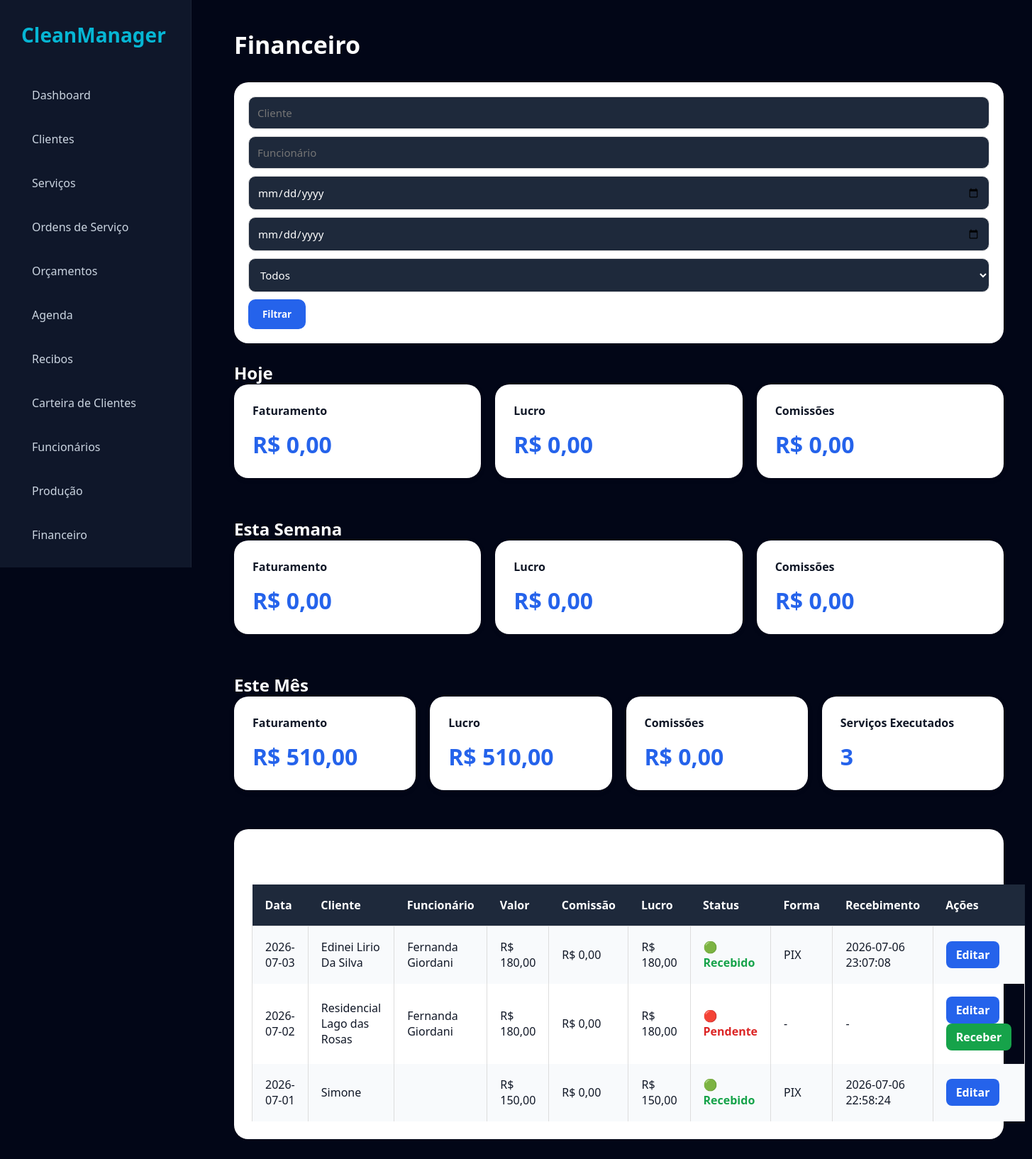
The app's page /admin/financeiro.php with its own data.
### tables this page shows
CREATE TABLE historico_servicos (

id INTEGER PRIMARY KEY AUTOINCREMENT,

orcamento_id INTEGER,

cliente TEXT,

telefone TEXT,

endereco TEXT,

servico TEXT,

descricao TEXT,

valor REAL,

data_execucao TEXT,

status_pagamento TEXT

, recibo_gerado TEXT, funcionario_id INTEGER, funcionario_nome TEXT, comissao REAL DEFAULT 0, observacoes TEXT, foto_antes TEXT, foto_depois TEXT, assinatura_cliente TEXT, checklist TEXT, data_finalizacao TEXT, lucro REAL DEFAULT 0, forma_pagamento TEXT, data_recebimento TEXT);

### admin/financeiro.php (the view, shortened to what this page needs)
<?php
include '../config/conexao.php';
$cliente      = $_GET['cliente'] ?? '';
$funcionario  = $_GET['funcionario'] ?? '';
$inicio       = $_GET['inicio'] ?? '';
$fim          = $_GET['fim'] ?? '';
$where = " WHERE 1=1 ";
$hoje = date('Y-m-d');
$inicioSemana = date('Y-m-d',strtotime('monday this week'));
$fimSemana    = date('Y-m-d',strtotime('sunday this week'));
$inicioMes = date('Y-m-01');
$fimMes    = date('Y-m-t');
function totalCampo($db,$campo,$inicio,$fim){
    $sql="
    SELECT SUM($campo) total
    FROM historico_servicos
    WHERE date(data_execucao)
    BETWEEN '$inicio'
    AND '$fim'
    ";
    $r=$db->querySingle($sql,true);
    return $r['total'] ?? 0;
}
function quantidade($db,$inicio,$fim){
    $sql="
    SELECT COUNT(*) total
    FROM historico_servicos
    WHERE date(data_execucao)
    BETWEEN '$inicio'
    AND '$fim'
    ";
    $r=$db->querySingle($sql,true);
    return $r['total'];
}
$fatHoje     = totalCampo($db,'valor',$hoje,$hoje);
$lucroHoje   = totalCampo($db,'lucro',$hoje,$hoje);
$comHoje     = totalCampo($db,'comissao',$hoje,$hoje);
$fatSemana   = totalCampo($db,'valor',$inicioSemana,$fimSemana);
$lucroSemana = totalCampo($db,'lucro',$inicioSemana,$fimSemana);
$comSemana   = totalCampo($db,'comissao',$inicioSemana,$fimSemana);
$fatMes      = totalCampo($db,'valor',$inicioMes,$fimMes);
$lucroMes    = totalCampo($db,'lucro',$inicioMes,$fimMes);
$comMes      = totalCampo($db,'comissao',$inicioMes,$fimMes);
$servicosMes = quantidade($db,$inicioMes,$fimMes);
?>
<!DOCTYPE html>
<html lang="pt-br">
<head>
<link rel="stylesheet" href="../assets/css/dashboard.css">
</head>
<body>
<?php include '../includes/sidebar.php'; ?>
<div class="content">
<div class="topbar">
<h1>Financeiro</h1>
</div>
<div class="box">
<form method="GET">
<input
type="text"
name="cliente"
placeholder="Cliente"
value="<?= htmlspecialchars($cliente); ?>">
<input
type="text"
name="funcionario"
placeholder="Funcionário"
value="<?= htmlspecialchars($funcionario); ?>">
<input
type="date"
name="inicio"
value="<?= $inicio; ?>">
<input
type="date"
name="fim"
value="<?= $fim; ?>">
<select name="status">
<option value="">Todos</option>
</select>
<button type="submit">
Filtrar
</button>
</form>
</div>
<h2>Hoje</h2>
<div class="cards">
<div class="card">
<h3>Faturamento</h3>
<div class="valor">
R$ <?= number_format($fatHoje,2,',','.'); ?>
</div>
</div>
<div class="card">
<h3>Lucro</h3>
<div class="valor">
R$ <?= number_format($lucroHoje,2,',','.'); ?>
</div>
</div>
<div class="card">
<h3>Comissões</h3>
<div class="valor">
R$ <?= number_format($comHoje,2,',','.'); ?>
</div>
</div>
</div>
<h2>Esta Semana</h2>
<div class="cards">
<div class="card">
<h3>Faturamento</h3>
<div class="valor">
R$ <?= number_format($fatSemana,2,',','.'); ?>
</div>
</div>
<div class="card">
<h3>Lucro</h3>
<div class="valor">
R$ <?= number_format($lucroSemana,2,',','.'); ?>
</div>
</div>
<div class="card">
<h3>Comissões</h3>
<div class="valor">
R$ <?= number_format($comSemana,2,',','.'); ?>
</div>
</div>
</div>
<h2>Este Mês</h2>
<div class="cards">
<div class="card">
<h3>Faturamento</h3>
<div class="valor">
R$ <?= number_format($fatMes,2,',','.'); ?>
</div>
</div>
<div class="card">
<h3>Lucro</h3>
<div class="valor">
R$ <?= number_format($lucroMes,2,',','.'); ?>
</div>
</div>
<div class="card">
<h3>Comissões</h3>
<div class="valor">
R$ <?= number_format($comMes,2,',','.'); ?>
</div>
</div>
<div class="card">
<h3>Serviços Executados</h3>
<div class="valor">
<?= $servicosMes; ?>
</div>
</div>
</div>
<div class="bloco">
<h2>Últimos Serviços</h2>
<table>
<tr>
<th>Data</th>
<th>Cliente</th>
<th>Funcionário</th>
<th>Valor</th>
<th>Comissão</th>
<th>Lucro</th>
<th>Status</th>
<th>Forma</th>
<th>Recebimento</th>
<th>Ações</th>
</tr>
<?php
$lista = $db->query("
SELECT *
FROM historico_servicos
$where
ORDER BY id DESC
LIMIT 50
");
while($item = $lista->fetchArray()){
?>
<tr>
<td><?= $item['data_execucao']; ?></td>
<td><?= htmlspecialchars($item['cliente']); ?></td>
<td><?= htmlspecialchars($item['funcionario_nome']); ?></td>
<td>
R$ <?= number_format($item['valor'],2,',','.'); ?>
</td>
<td>
R$ <?= number_format($item['comissao'],2,',','.'); ?>
</td>
<td>
R$ <?= number_format($item['lucro'],2,',','.'); ?>
</td>
<td>
<?php if($item['status_pagamento']=="Recebido"){ ?>
<span style="color:#16a34a;font-weight:bold;">
🟢 Recebido
</span>
<?php }else{ ?>
<span style="color:#dc2626;font-weight:bold;">
🔴 Pendente
</span>
<?php } ?>
</td>
<td>
<?= !empty($item['forma_pagamento']) ? htmlspecialchars($item['forma_pagamento']) : "-"; ?>
</td>
<td>
<?= !empty($item['data_recebimento']) ? $item['data_recebimento'] : "-"; ?>
</td>
<td>
<a
href="editar-comissao.php?id=<?= $item['id']; ?>"
class="editar">
Editar
</a>
<?php if($item['status_pagamento']!="Recebido"){ ?>
<a
href="receber.php?id=<?= $item['id']; ?>"
class="receber">
Receber
</a>
<?php } ?>
</td>
</tr>
<?php } ?>
</table>
</div>
</div>
</body>
</html>

### assets/css/dashboard.css (style rules this page uses)
* { margin: 0; padding: 0; box-sizing: border-box; font-family: "Segoe UI", sans-serif; }
body { background: #020617; color: white; }
.content { margin-left: 290px; padding: 40px; }
.topbar { display: flex; justify-content: space-between; align-items: center; margin-bottom: 30px; }
.topbar h1 { font-size: 34px; }
.card { background: #111827; padding: 30px; border-radius: 24px; margin-bottom: 25px; border: 1px solid rgba(255, 255, 255, 0.05); }
input, select { width: 100%; padding: 16px; background: #1e293b; border: none; border-radius: 14px; color: white; margin-bottom: 18px; font-size: 15px; }
button { background: #06b6d4; color: white; border: none; padding: 16px 22px; border-radius: 14px; font-weight: bold; cursor: pointer; transition: 0.3s; }
table { width: 100%; border-collapse: collapse; min-width: 700px; }
table th { text-align: left; padding: 18px; background: #1e293b; }
table td { padding: 18px; border-bottom: 1px solid rgba(255, 255, 255, 0.05); }

### admin/financeiro.php (style rules this page uses)
.cards { display:grid; grid-template-columns:repeat(auto-fit,minmax(240px,1fr)); gap:20px; margin-bottom:30px; }
.card { background:#fff; padding:25px; border-radius:20px; box-shadow:0 2px 8px rgba(0,0,0,.08); }
.card h3 { margin:0; font-size:16px; color:#111827; }
.valor { margin-top:15px; font-size:32px; font-weight:bold; color:#2563eb; }
.box { background:#fff; padding:20px; border-radius:20px; margin-bottom:25px; }
.box input, .box select { padding:12px; border-radius:10px; border:1px solid #ddd; margin-right:10px; margin-bottom:10px; }
.box button { padding:12px 20px; background:#2563eb; color:#fff; border:none; border-radius:10px; cursor:pointer; }
.bloco { background:#fff; padding:25px; border-radius:20px; }
table { width:100%; border-collapse:collapse; margin-top:20px; }
th { background:#2563eb; color:#fff; padding:12px; }
td { padding:12px; border:1px solid #ddd; color:#111827; }
tr:nth-child(even) { background:#f8fafc; }
.editar { background:#2563eb; padding:8px 14px; border-radius:8px; color:white; text-decoration:none; font-weight:bold; display:inline-block; margin-right:6px; }
.receber { background:#16a34a; padding:8px 14px; border-radius:8px; color:white; text-decoration:none; font-weight:bold; display:inline-block; }

### records on screen
historico_servicos: data_execucao "2026-07-03", cliente "Edinei Lirio Da Silva", funcionario_nome "Fernanda Giordani", valor "180,00", comissao "0,00", lucro "180,00", status_pagamento "🟢 Recebido", forma_pagamento "PIX", data_recebimento "2026-07-06 23:07:08"
historico_servicos: data_execucao "2026-07-02", cliente "Residencial Lago das Rosas", funcionario_nome "Fernanda Giordani", valor "180,00", comissao "0,00", lucro "180,00", status_pagamento "🔴 Pendente"
historico_servicos: data_execucao "2026-07-01", cliente "Simone", valor "150,00", comissao "0,00", lucro "150,00", status_pagamento "🟢 Recebido", forma_pagamento "PIX", data_recebimento "2026-07-06 22:58:24"

### other values on screen
$fatHoje "0,00"
$lucroHoje "0,00"
$comHoje "0,00"
$fatSemana "0,00"
$lucroSemana "0,00"
$comSemana "0,00"
$fatMes "510,00"
$lucroMes "510,00"
$comMes "0,00"
$servicosMes "3"
